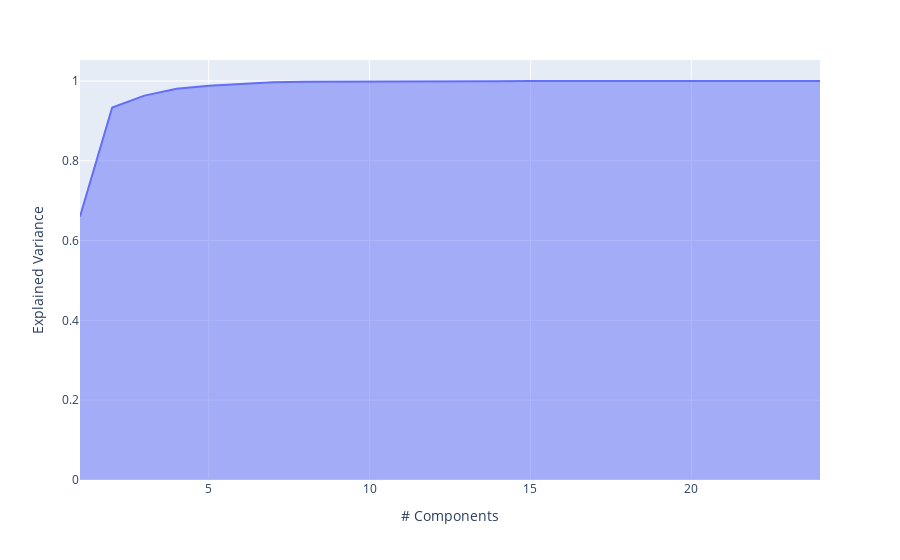

Notebook code for this chart:
### Markdown cell above
### Scatter matrix of components

### Code cell
elbow_method(X_move)

### Figure 1 — Plotly figure (JSON) as saved in the notebook; plotly's stock layout.template omitted (floating-point values rounded to 4 significant figures)
{"data": [{"fillpattern": {"shape": ""}, "hovertemplate": "# Components=%{x}<br>Explained Variance=%{y}<extra></extra>", "legendgroup": "", "line": {"color": "#636efa"}, "marker": {"symbol": "circle"}, "mode": "lines", "name": "", "orientation": "v", "showlegend": false, "stackgroup": "1", "x": [1, 2, 3, 4, 5, 6, 7, 8, 9, 10, 11, 12, 13, 14, 15, 16, 17, 18, 19, 20, 21, 22, 23, 24], "xaxis": "x", "y": [0.6606, 0.9336, 0.9633, 0.9804, 0.9881, 0.9933, 0.9971, 0.9982, 0.9987, 0.999, 0.9992, 0.9994, 0.9995, 0.9996, 0.9997, 0.9998, 0.9999, 0.9999, 1.0, 1.0, 1.0, 1.0, 1.0, 1.0], "yaxis": "y", "type": "scatter"}], "layout": {"xaxis": {"anchor": "y", "domain": [0.0, 1.0], "title": {"text": "# Components"}}, "yaxis": {"anchor": "x", "domain": [0.0, 1.0], "title": {"text": "Explained Variance"}}, "legend": {"tracegroupgap": 0}, "margin": {"t": 60}}}
